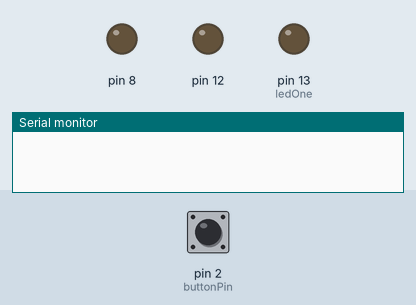
This sketch was run on a simulated Arduino Uno, built with avr-gcc and run on an emulated ATmega328P. Parts: output pins drawn as LEDs (lit = HIGH), the last lines printed to the serial monitor. The test bench sets the inputs (shaded band); at power-on: pin 2 (buttonPin) LOW.

Above: at 1.2 s.
1.3 s: pin 2 (buttonPin) pulled HIGH for 0.15 s
At 2.3 s:
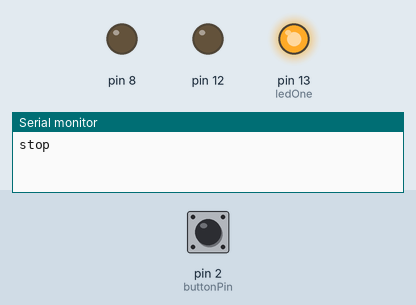
At 7.1 s:
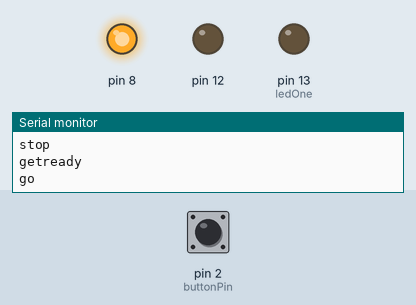
7.4 s: pin 2 (buttonPin) pulled HIGH for 1 s
At 11.9 s:
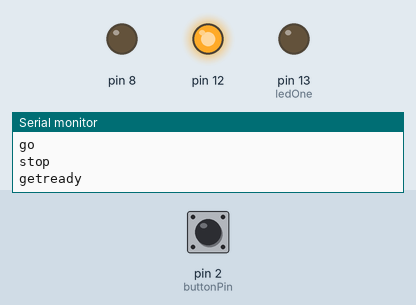
Timing chart, 0 to 16.8 s (numbered marks = the images above; inputs shaded):
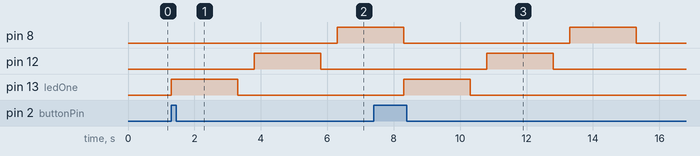

The sketch:

multiple_leds_amp_breadboards1.ino
```cpp
// C++ code
//
int buttonState = 0;
const int buttonPin=2;
int ledOne= 13;
int ledTwo= 12;
int ledThree= 8;
void setup()
{
  pinMode(ledOne, OUTPUT);
  pinMode(12, OUTPUT);
  pinMode(8, OUTPUT);
  pinMode(buttonPin, INPUT);
  Serial.begin(9600);
}

void loop()
{
  buttonState = digitalRead(buttonPin);
  if(buttonState==1)
  {
  digitalWrite(ledOne, HIGH);
  Serial.print("stop\n");
  delay(2000); // Wait for traffic light millisecond(s)
  digitalWrite(ledOne, LOW);
  delay(500); // Wait for traffic light millisecond(s)
  digitalWrite(12, HIGH);
  Serial.print("getready\n");
  delay(2000); // Wait for traffic light millisecond(s)
  digitalWrite(12, LOW);
  delay(500); // Wait for traffic light millisecond(s)
  digitalWrite(8, HIGH);
  Serial.print("go\n");
  delay(2000); // Wait for traffic light millisecond(s)
  digitalWrite(8, LOW);
  }
}
```

Measured:
- after the input at 1.3 s, pin 8: LOW → HIGH after 5.0 s; pin 12: LOW → HIGH after 2.5 s, → LOW 2.0 s later; pin 13 (ledOne): LOW → HIGH at once, → LOW 2.0 s later
- after the input at 7.4 s, pin 12: LOW → HIGH after 3.4 s, → LOW 2.0 s later; pin 13 (ledOne): LOW → HIGH after 0.90 s, → LOW 2.0 s later
